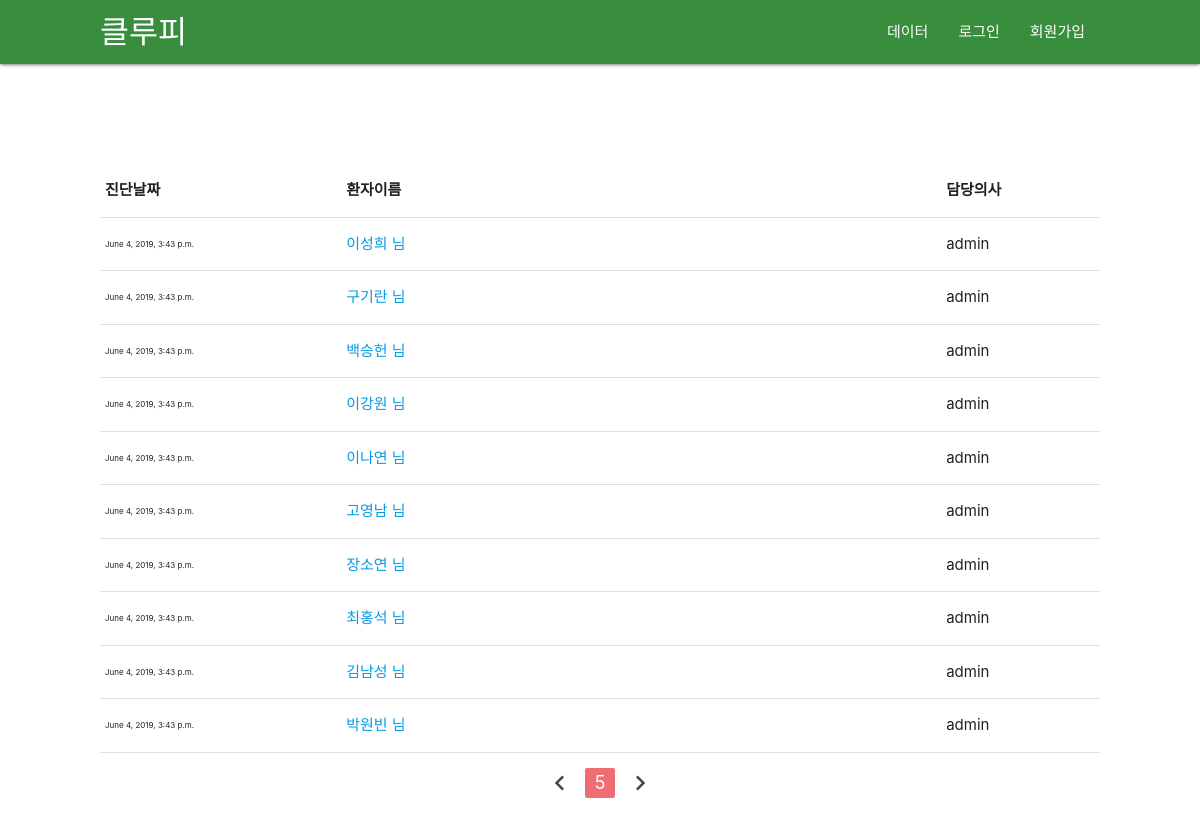
Page /list/?page=5 on the committed database.
### scoring/models.py (models this page shows, shortened)
class ScoreList(models.Model):
    user = models.ForeignKey(User, on_delete=models.CASCADE, null=True) # 담당의
    name = models.CharField(max_length=200,null=True) # 성명
    gender = models.IntegerField(null=True) # 성별
    age = models.IntegerField(null=True) # 연령
    blood_type = models.IntegerField(null=True) # 혈액형
    height = models.FloatField(null=True) # 신장
    weight = models.FloatField(null=True) # 몸무게
    past_diagnostic_record = models.IntegerField(null=True) # 과거력
    pub_date = models.DateTimeField(null=True) # 진달일
    score = models.FloatField(null=True) # 점수
    pass_or_fail = models.BooleanField(null=True) # 치매여부
    ASF = models.FloatField(null=True) # 두개골과 두뇌사이 공간
    nWBV = models.FloatField(null=True) # 전체 뇌용량 정규화
    eTIV = models.IntegerField(null=True) # 추정 내척추수액
    CDR = models.FloatField(null=True) # 임상 치매 평가
    MMSE = models.FloatField(null=True) # 간이 정신 상태 검사
    SES = models.FloatField(null=True) # 사화족 지위
    educ = models.IntegerField(null=True) # 교육 기간
    MR_delay = models.IntegerField(null=True) # 딜레이
    hand = models.IntegerField(null=True) # 손잡이
    test = models.BooleanField(null=True) # 테스트

### scoring/views.py (the view)
# urls.py: path('list/', scoring.views.list, name='list'),
def list(request):
    subjects = ScoreList.objects.all().order_by('-id').filter(test=None)
    paginator = Paginator(subjects, 10)
    try:
        page = request.GET.get('page', 1)
    except PageNotAnInteger:
        page = 1
    lists = paginator.get_page(page)
    return render(request, 'list.html', {'lists':lists})

### scoring/templates/list.html
{% extends "base.html" %}
{% block content %}
{% load static %}
<section class="patient-list">
    <div class="con">
        <table class="highlight">
            <thead>
                <tr>
                    <th>진단날짜</th>
                    <th>환자이름</th>
                    <th>담당의사</th>
                </tr>
            </thead>
            <tbody>
                {% for list in lists %}
                <tr>
                    <td style="font-size: 8px;">{{ list.pub_date }}</td>
                    <td style="width: 60%"><a href="{% url 'result' list.id%}">{{ list.name }} 님</a></td>
                    <td>{{ list.user.username }}</td>
                </tr>
                {% endfor %}
            </tbody>
        </table>
        <div>
            <ul class="pagination" style="display: flex; justify-content:center;">
                {% if lists.has_previous %}
                <li class="waves-effect"><a href="?page={{lists.previous_page_number}}"><i class="material-icons">chevron_left</i></a></li>
                {% else %}
                <li class="disabled"><a href="#!"><i class="material-icons">chevron_left</i></a></li>
                {% endif %}
                <li class="active"><a href="#!">{{lists.number}}</a></li>
                {% if lists.has_next %}
                <li class="waves-effect"><a href="?page={{lists.next_page_number}}"><i class="material-icons">chevron_right</i></a></li>
                {% else %}
                <li class="disabled"><a href="#!"><i class="material-icons">chevron_right</i></a></li>
                {% endif %}
            </ul>
        </div>
    </div>
</section>
{% endblock content %}

### scoring/static/css/style.css (style rules this page uses)
.patient-list { padding-top: 100px; padding-bottom: 100px; width: 100%; display: flex; justify-content: center; }
.patient-list .con { width: 1000px; }

### rows in the picture
ScoreList: pub_date "June 4, 2019, 3:43 p.m.", name "이성희", user.username "admin"
ScoreList: pub_date "June 4, 2019, 3:43 p.m.", name "구기란", user.username "admin"
ScoreList: pub_date "June 4, 2019, 3:43 p.m.", name "백승헌", user.username "admin"
ScoreList: pub_date "June 4, 2019, 3:43 p.m.", name "이강원", user.username "admin"
ScoreList: pub_date "June 4, 2019, 3:43 p.m.", name "이나연", user.username "admin"
ScoreList: pub_date "June 4, 2019, 3:43 p.m.", name "고영남", user.username "admin"
ScoreList: pub_date "June 4, 2019, 3:43 p.m.", name "장소연", user.username "admin"
ScoreList: pub_date "June 4, 2019, 3:43 p.m.", name "최홍석", user.username "admin"
ScoreList: pub_date "June 4, 2019, 3:43 p.m.", name "김남성", user.username "admin"
ScoreList: pub_date "June 4, 2019, 3:43 p.m.", name "박원빈", user.username "admin"

### other values in the picture
{{ lists.number }} "5"
